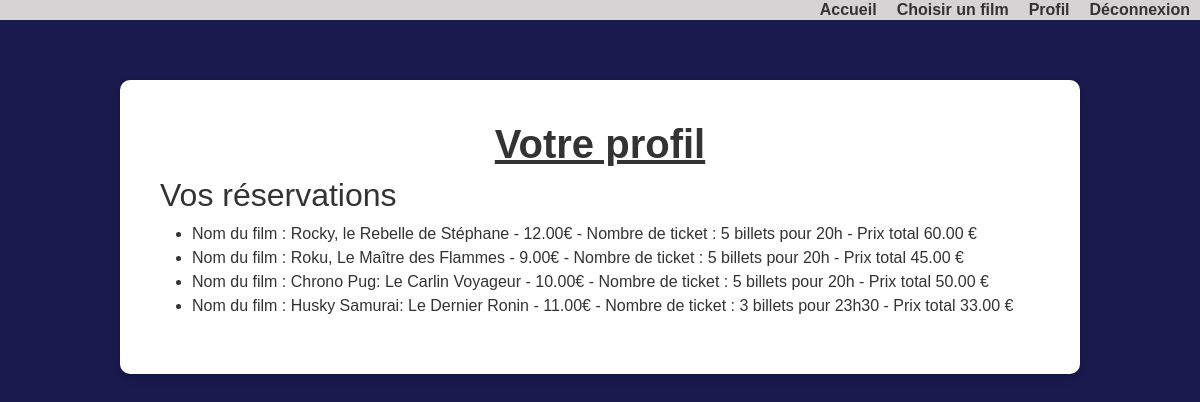
The app's page /profile (signed in) with its own data.
### main/models.py (models this page shows, shortened)
class MovieSelection(models.Model):
    user = models.ForeignKey(User, on_delete=models.CASCADE)
    movie_name = models.ForeignKey(Movie, on_delete=models.CASCADE)  # Relation avec Movie
    tickets = models.PositiveIntegerField()
    horaire = models.ForeignKey(Horaire, on_delete=models.CASCADE)
    total_price = models.DecimalField(max_digits=6, decimal_places=2, blank=True)  # Calculé automatiquement
    date = models.DateTimeField(auto_now_add=True)

class Movie(models.Model):
    name = models.CharField(max_length=255)
    ticket_price = models.DecimalField(max_digits=5, decimal_places=2,default=10)
    def __str__(self):
        return f"{self.name} - {self.ticket_price}€"

class Horaire(models.Model):
    name = models.CharField(max_length=8, default="17h30")
    def __str__(self):
        return self.name

### main/views.py (the view)
# urls.py: path('profile', views.profile, name='profile'),
def profile(request):
    if not request.user.is_authenticated :
        return render(request, 'home.html')
    selections = MovieSelection.objects.filter(user=request.user)
    return render(request, 'profile.html', {'selections': selections})

### main/templates/profile.html (shortened to what this page needs)
{% extends 'base.html' %}
{% block content %}
    <h1>Votre profil</h1>
    <h2>Vos réservations</h2>
    <ul>
        {% for selection in selections %}
            <li>Nom du film : {{ selection.movie_name }} - Nombre de ticket : {{ selection.tickets }} billets pour {{ selection.horaire }} - Prix total {{ selection.total_price }} €</li>
        {% endfor %}
    </ul>
{% endblock %}

### main/templates/base.html (shortened to what this page needs)
<!DOCTYPE html>
<html lang="en">
<head>
    {% load static %}
    <link href="https://cdn.jsdelivr.net/npm/bootstrap@5.3.0/dist/css/bootstrap.min.css" rel="stylesheet">
    <link rel="stylesheet" href="{% static 'css/base.css' %}">
</head>
<body>
    <header>
        <nav>
            <ul>
                <li><a href="{% url 'home' %}">Accueil</a></li>
                {% if user.is_authenticated %}
                    <li><a href="{% url 'select_movie' %}">Choisir un film</a></li>
                    <li><a href="{% url 'profile' %}">Profil</a></li>
                    <li><a href="{% url 'logout' %}">Déconnexion</a></li>
                {% endif %}
            </ul>
        </nav>
    </header>
        <div class="container">
            {% block content %}
            {% endblock %}
        </div>
</body>
</html>

### main/static/css/base.css (style rules this page uses)
body { background-color: #1a1a4f; margin: 0; font-family: Arial, sans-serif; color: #333; }
.container { background-color: #ffffff; width: 80%; max-width: 1000px; margin: 80px auto; padding: 40px; border-radius: 10px; box-shadow: 0 4px 8px rgba(0, 0, 0, 0.2); }
nav ul { list-style: none; display: flex; justify-content: flex-end; padding: 10px; background-color: #d5d3d3; margin: 0; height: 20px; align-items: center; }
nav ul li { margin-left: 20px; }
nav ul li a { text-decoration: none; color: #333; font-weight: bold; font-size: 16px; }
header { position: fixed; top: 0; right: 0; width: 100%; background-color: #f8f8f8; z-index: 1000; height: 20px; }
h1 { text-align: center; text-decoration: underline; font-weight: bold; }

### records on screen
MovieSelection: movie_name "Rocky, le Rebelle de Stéphane - 12.00€", tickets "5", horaire "20h", total_price "60.00"
MovieSelection: movie_name "Roku, Le Maître des Flammes - 9.00€", tickets "5", horaire "20h", total_price "45.00"
MovieSelection: movie_name "Chrono Pug: Le Carlin Voyageur - 10.00€", tickets "5", horaire "20h", total_price "50.00"
MovieSelection: movie_name "Husky Samurai: Le Dernier Ronin - 11.00€", tickets "3", horaire "23h30", total_price "33.00"
